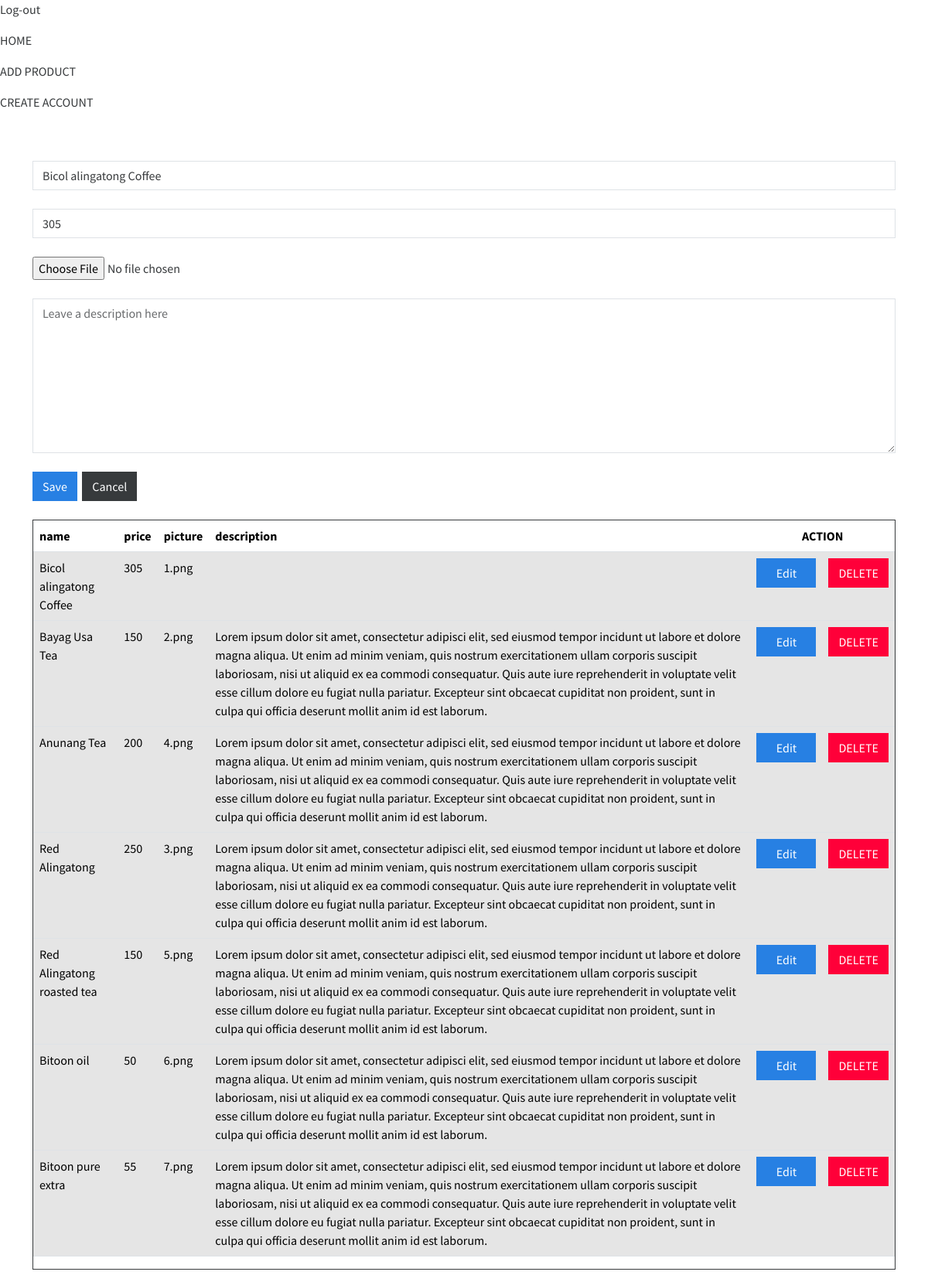
/admin/edits.php?ID=1 (signed in), run on the app's committed database.
### tables this page shows
CREATE TABLE `product` (
  `id` int(11) NOT NULL,
  `name` varchar(255) NOT NULL,
  `price` varchar(255) NOT NULL,
  `description` varchar(1000) NOT NULL,
  `picture` varchar(255) NOT NULL
);

### admin/edits.php (the view, shortened to what this page needs)
<?php
include_once("../conn/conn.php");
if (isset($_GET['ID'])) {
    $ID = $_GET['ID'];
    $sql = "SELECT * FROM `product` WHERE ID = $ID";
    $order = $conn->query($sql) or die($conn->error);
    $row = $order->fetch_assoc();
} else {
    echo "No order ID specified.";
    exit;
}
?>
<!DOCTYPE html>
<html>
<head>
      <link rel="stylesheet" type="text/css" href="../css/bootstrap.css">
</head>
<body>
  <a href="logout.php" class="nav-link">
              <p>
                Log-out
              </p></a>
             <a href="view.php" class="nav-link">
              <p>HOME</p>
            </a><a href="addproducts.php" class="nav-link">
              <p>ADD PRODUCT</p>
            </a><a href="create account.php" class="nav-link">
              <p>CREATE ACCOUNT</p>
            </a>  <br>
    <div class="container mt-4">
        <form method="post" action="" enctype="multipart/form-data">
            <div class="form-group">
                <input type="text" name="name" class="form-control" placeholder="Product Name" value="<?php echo  $row['name'] ?>" required>
            </div><br>
            <div class="form-group">
                <input type="text" name="price" class="form-control" placeholder="Price" value="<?php echo  $row['price'] ?>" required>
            </div><br>
            <div class="form-group">
                <input type="file" name="picture" class="form-control-file" value="<?php echo  $row['price'] ?>" required>
            </div><br>
            <div class="form-group">
                <textarea class="form-control" placeholder="Leave a description here" name="description" value="<?php echo  $row['description'] ?>" id="message" style="height: 200px"></textarea>
            </div><br>
            <div class="form-group">
                <input type="submit" name="submit" class="btn btn-primary" value="Save">&nbsp;
                <input type="reset" class="btn btn-secondary" value="Cancel">
            </div><br>
        </form>
    </div>
    <div class="container">
    <div class="card border-secondary mb-3">
      <div class="table-responsive">
    <table class="table table-hover">
          <thead>
            <tr>
              <th scope="col">name </th>
              <th scope="col">price</th>
              <th scope="col">picture</th>
              <th scope="col">description</th>
              <th scope="col" colspan="2"><center>ACTION</center></th>
            </tr>
          </thead>
          <tbody>
            <?php
            $sql = "SELECT * FROM `product`";
            $order = $conn->query($sql) or die($conn->error);
            while ($row = $order->fetch_assoc()) {
            ?>
              <tr class="table-active">
                <td><?php echo $row['name']; ?></td>
                <td><?php echo $row['price']; ?></td>
                <td><?php echo $row['picture']; ?></td>
                <td><?php echo $row['description']; ?></td>
<td>
  <a href="edit.php?ID=<?php echo $row['id']; ?>" class="btn btn-primary" style="width: 77px;">Edit</a>
</td>
<td><form action="delete.php" method="post">
    <button name="delete" class="btn btn-danger" onclick="return confirm('Are you sure you want to delete this data?')">
                            DELETE
                        </button>
                            </form>
</td>              </tr>
            <?php } ?>
          </tbody>
        </table>
    </div></div></div>
</body>
</html>

### data on the page
product: name "Bicol alingatong Coffee", price "305", description "Leave a description here", picture "1.png"
product: name "Bayag Usa Tea", price "150", picture "2.png", description "Lorem ipsum dolor sit amet, consectetur adipisci elit, sed eiusmod tempor incidunt ut labore et dolore magna aliqua. Ut enim ad minim veniam, quis nostrum exercitationem ullam corporis suscipit laboriosam, nisi ut aliquid ex ea commodi consequatur. Quis aute iure reprehenderit in voluptate velit esse cillum dolore eu fugiat nulla pariatur. Excepteur sint obcaecat cupiditat non proident, sunt in culpa qui officia deserunt mollit anim id est laborum."
product: name "Anunang Tea", price "200", picture "4.png", description "Lorem ipsum dolor sit amet, consectetur adipisci elit, sed eiusmod tempor incidunt ut labore et dolore magna aliqua. Ut enim ad minim veniam, quis nostrum exercitationem ullam corporis suscipit laboriosam, nisi ut aliquid ex ea commodi consequatur. Quis aute iure reprehenderit in voluptate velit esse cillum dolore eu fugiat nulla pariatur. Excepteur sint obcaecat cupiditat non proident, sunt in culpa qui officia deserunt mollit anim id est laborum."
product: name "Red Alingatong", price "250", picture "3.png", description "Lorem ipsum dolor sit amet, consectetur adipisci elit, sed eiusmod tempor incidunt ut labore et dolore magna aliqua. Ut enim ad minim veniam, quis nostrum exercitationem ullam corporis suscipit laboriosam, nisi ut aliquid ex ea commodi consequatur. Quis aute iure reprehenderit in voluptate velit esse cillum dolore eu fugiat nulla pariatur. Excepteur sint obcaecat cupiditat non proident, sunt in culpa qui officia deserunt mollit anim id est laborum."
product: name "Red Alingatong roasted tea", price "150", picture "5.png", description "Lorem ipsum dolor sit amet, consectetur adipisci elit, sed eiusmod tempor incidunt ut labore et dolore magna aliqua. Ut enim ad minim veniam, quis nostrum exercitationem ullam corporis suscipit laboriosam, nisi ut aliquid ex ea commodi consequatur. Quis aute iure reprehenderit in voluptate velit esse cillum dolore eu fugiat nulla pariatur. Excepteur sint obcaecat cupiditat non proident, sunt in culpa qui officia deserunt mollit anim id est laborum."
product: name "Bitoon oil", price "50", picture "6.png", description "Lorem ipsum dolor sit amet, consectetur adipisci elit, sed eiusmod tempor incidunt ut labore et dolore magna aliqua. Ut enim ad minim veniam, quis nostrum exercitationem ullam corporis suscipit laboriosam, nisi ut aliquid ex ea commodi consequatur. Quis aute iure reprehenderit in voluptate velit esse cillum dolore eu fugiat nulla pariatur. Excepteur sint obcaecat cupiditat non proident, sunt in culpa qui officia deserunt mollit anim id est laborum."
product: name "Bitoon pure extra", price "55", picture "7.png", description "Lorem ipsum dolor sit amet, consectetur adipisci elit, sed eiusmod tempor incidunt ut labore et dolore magna aliqua. Ut enim ad minim veniam, quis nostrum exercitationem ullam corporis suscipit laboriosam, nisi ut aliquid ex ea commodi consequatur. Quis aute iure reprehenderit in voluptate velit esse cillum dolore eu fugiat nulla pariatur. Excepteur sint obcaecat cupiditat non proident, sunt in culpa qui officia deserunt mollit anim id est laborum.", $row['id'] 7 (drawn)
